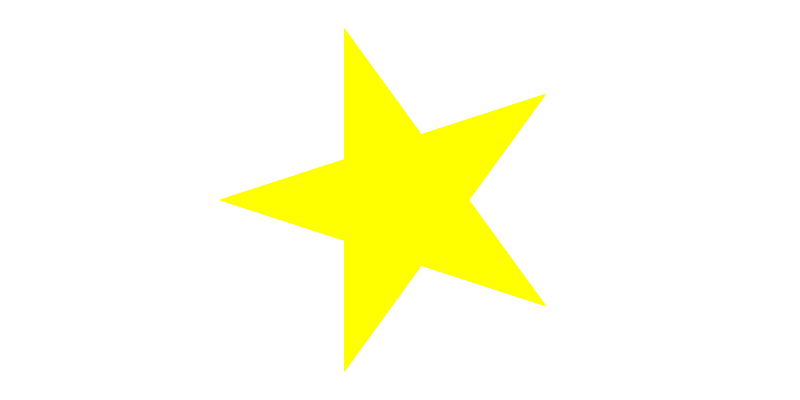
Frame 1 (no input)
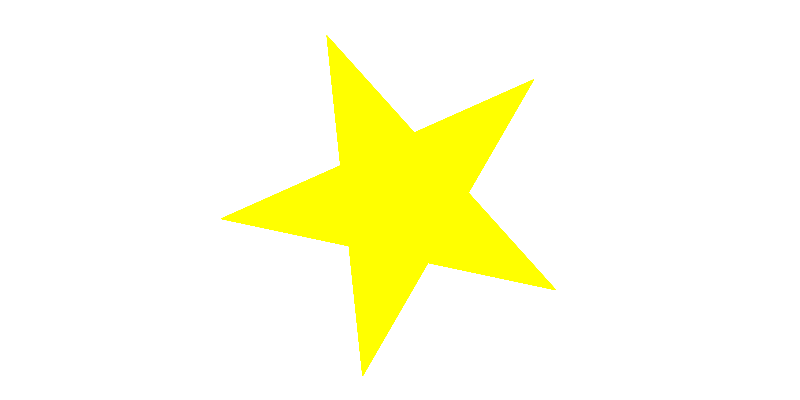
Frame 60 (the mouse pressed at the canvas centre just before this capture)
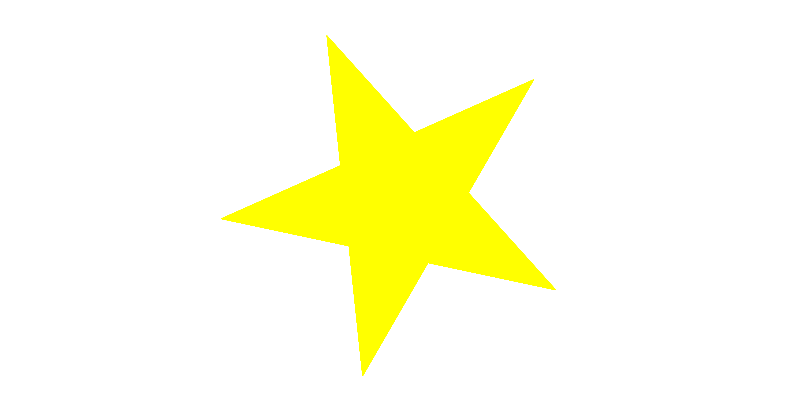
Frame 120 (the mouse held since frame 60 and released just before this capture)

The Processing sketch that drew these frames (run headless with seeded random() and noise(); from frame 60 on, the mouse is pressed at the canvas centre):

// Processing sketch: hw07_01
// ── hw07_01.pde
void setup(){
    background(255);
    size(800,400);
}

float k=3*PI/10;

void draw(){
  background(255);
  fiveStar(180,400,200,k);
  k = k + PI/30;
  if(k>50*PI) exit();
}

void fiveStar(float r, float x, float y, float k) {
  for (float t=3*PI/10+k; t<=60*PI; t+=2*PI/5) {
    float a=x+r*cos(t);
    float b=y+r*sin(t);
    float c=x+r*cos(t+4*PI/5);
    float d=y+r*sin(t+4*PI/5);
    noStroke();
    fill(255,255,0);
    triangle(a, b, c, d, x, y);
  }
}
